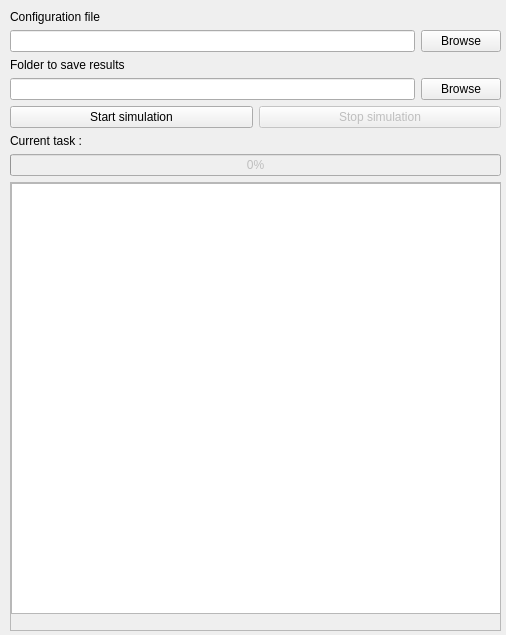
<?xml version="1.0" encoding="UTF-8"?>
<ui version="4.0">
 <class>MainWindow</class>
 <widget class="QMainWindow" name="MainWindow">
  <property name="geometry">
   <rect>
    <x>0</x>
    <y>0</y>
    <width>506</width>
    <height>635</height>
   </rect>
  </property>
  <property name="windowTitle">
   <string>Stream</string>
  </property>
  <property name="windowIcon">
   <iconset>
    <normaloff>../../img/logo.png</normaloff>../../img/logo.png</iconset>
  </property>
  <widget class="QWidget" name="centralwidget">
   <widget class="QWidget" name="verticalLayoutWidget">
    <property name="geometry">
     <rect>
      <x>10</x>
      <y>10</y>
      <width>491</width>
      <height>621</height>
     </rect>
    </property>
    <layout class="QVBoxLayout" name="verticalLayout">
     <property name="sizeConstraint">
      <enum>QLayout::SetMinAndMaxSize</enum>
     </property>
     <item>
      <widget class="QLabel" name="label">
       <property name="text">
        <string>Configuration file</string>
       </property>
      </widget>
     </item>
     <item>
      <layout class="QHBoxLayout" name="horizontalLayout">
       <item>
        <widget class="QLineEdit" name="inputFile_LE"/>
       </item>
       <item>
        <widget class="QPushButton" name="inputFile_PB">
         <property name="text">
          <string>Browse</string>
         </property>
        </widget>
       </item>
      </layout>
     </item>
     <item>
      <widget class="QLabel" name="label_2">
       <property name="text">
        <string>Folder to save results</string>
       </property>
      </widget>
     </item>
     <item>
      <layout class="QHBoxLayout" name="horizontalLayout_2">
       <item>
        <widget class="QLineEdit" name="outputDirectory_LE"/>
       </item>
       <item>
        <widget class="QPushButton" name="outputDirectory_PB">
         <property name="text">
          <string>Browse</string>
         </property>
        </widget>
       </item>
      </layout>
     </item>
     <item>
      <layout class="QHBoxLayout" name="horizontalLayout_4">
       <item>
        <widget class="QPushButton" name="launchSimulation_PB">
         <property name="text">
          <string>Start simulation</string>
         </property>
        </widget>
       </item>
       <item>
        <widget class="QPushButton" name="stopSimulation_PB">
         <property name="enabled">
          <bool>false</bool>
         </property>
         <property name="text">
          <string>Stop simulation</string>
         </property>
        </widget>
       </item>
      </layout>
     </item>
     <item>
      <layout class="QHBoxLayout" name="horizontalLayout_3">
       <item>
        <widget class="QLabel" name="label_3">
         <property name="text">
          <string>Current task :</string>
         </property>
        </widget>
       </item>
       <item>
        <widget class="QLabel" name="task_Label">
         <property name="text">
          <string/>
         </property>
        </widget>
       </item>
      </layout>
     </item>
     <item>
      <widget class="QProgressBar" name="simulation_progress">
       <property name="enabled">
        <bool>false</bool>
       </property>
       <property name="value">
        <number>0</number>
       </property>
      </widget>
     </item>
     <item>
      <widget class="QScrollArea" name="scrollArea">
       <property name="widgetResizable">
        <bool>true</bool>
       </property>
       <widget class="QWidget" name="scrollAreaWidgetContents">
        <property name="geometry">
         <rect>
          <x>0</x>
          <y>0</y>
          <width>487</width>
          <height>360</height>
         </rect>
        </property>
        <widget class="QPlainTextEdit" name="logSimulation_TE">
         <property name="geometry">
          <rect>
           <x>0</x>
           <y>0</y>
           <width>491</width>
           <height>431</height>
          </rect>
         </property>
        </widget>
       </widget>
      </widget>
     </item>
    </layout>
   </widget>
  </widget>
 </widget>
 <resources/>
 <connections/>
</ui>
